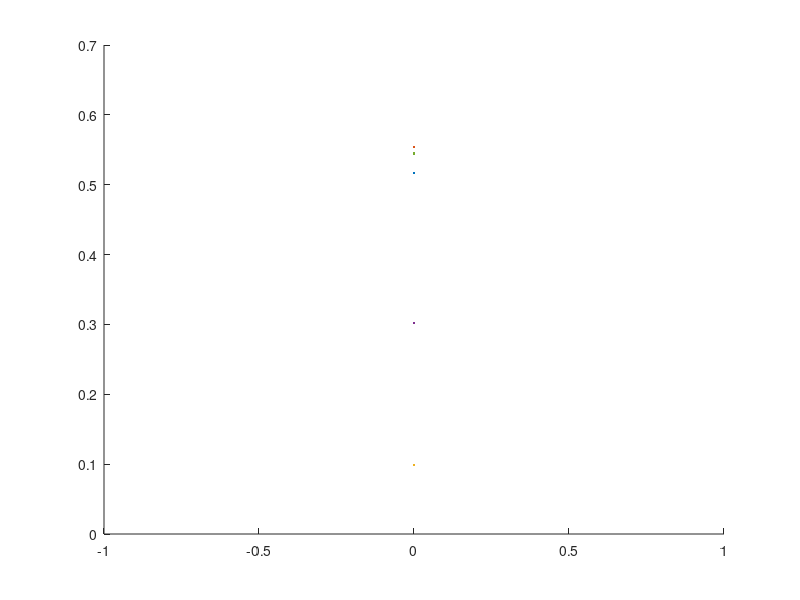

The MATLAB source for this figure: (Note: this script raises an error after producing the figure.)
%maxnet simulation: for nnodes number of nodes, each node has a unity
%autapse and every pair of nodes has mutual inhibition of strength eps (<0)
% start w/ random initialization of the neural outputs, sigma_vec, then
% simulate the evolution of the network (with implicit time constant = 1)
%activation function is assumed to output zero for any negative input, but
%is linear (with slope=1) for any non-negative input
clear all %delete any old variables still hanging around

eps = -0.02 %choose mutual inhibition strength
node_count = 5 %choose a number of interconnected nodes
W = eps * ones(node_count, node_count) + (1 - eps) * eye(node_count)

%initialize a set of outputs:
sigma_vec = rand(node_count,1)
[true_max_val, true_max_node] = max(sigma_vec)

sigma_history = [sigma_vec];
time =0; %create time vector to enable plotting
time_vec=[time];
%plot evolution of all outputs up to this point...
figure(1)
clf
hold all %allow adding new data to figure 1
for i=1:node_count
    plot(time,sigma_vec(i))
end

while length(find(sigma_vec))>1
    time = time+1; %implicitly sets the time delay of each neuron (stimulus to response) to be 1 unit
    time_vec = [time_vec,time]; %add an element to the time vector
 
    net_inputs = W*sigma_vec; %make sure you understand what this means and why it is true

    %for each neuron, compute firing rate as a function of net voltage at soma
    for i=1:node_count
        sigma_vec(i) = activation_fnc(net_inputs(i)); %outputs follow from inputs and activation fnc
    end
    sigma_vec; %display the output values
    sigma_history = [sigma_history,sigma_vec]; %keep track of this for plotting history
end

time
sigma_vec
max_node = find(sigma_vec)
max_val = sigma_vec(max_node)
 
%rest of this is just plotting--overwrite the figure to show current status
hold off %clear the figure
clf
hold all %allows adding multiple lines to the plot
for i=1:node_count
    y_vec=sigma_history(i,:); %strip off i'th row of neural responses (for i'th neuron's responses)
    plot(time_vec,y_vec) %plot this neural response vs time
end
title('Maxnet time history of outputs')
xlabel('time')
ylabel('sigma outputs')
% done with plot